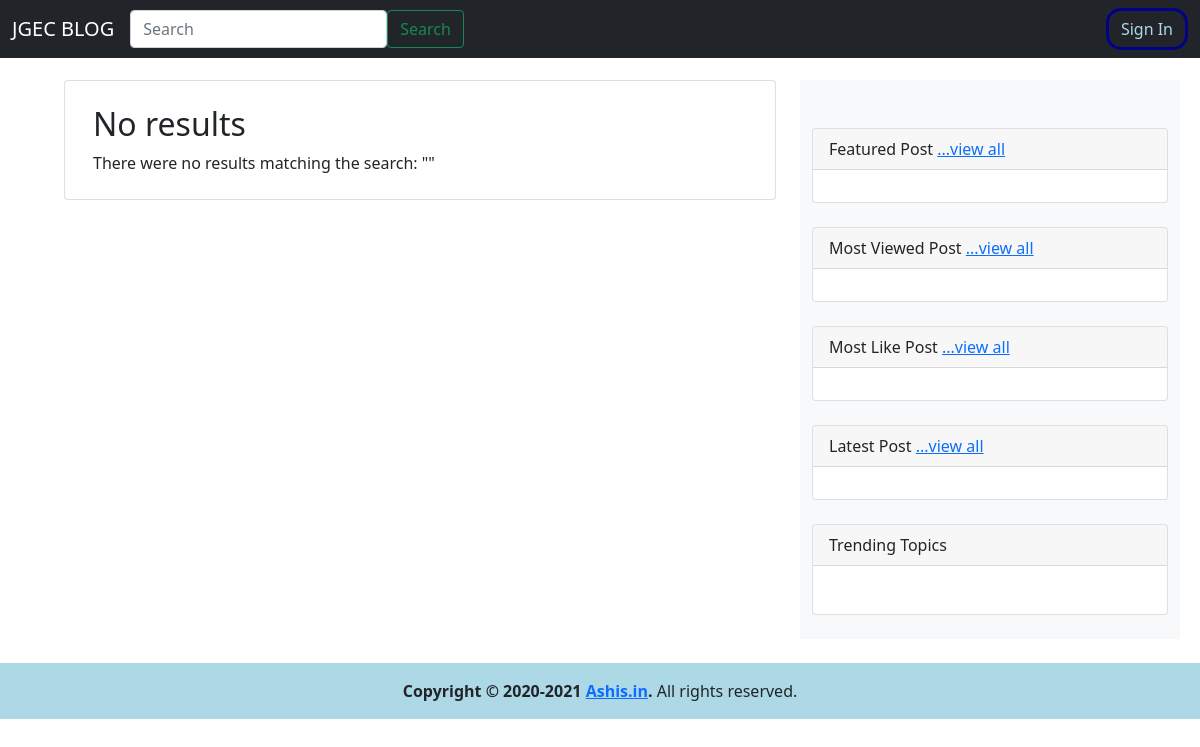
Before: / with the older database file.
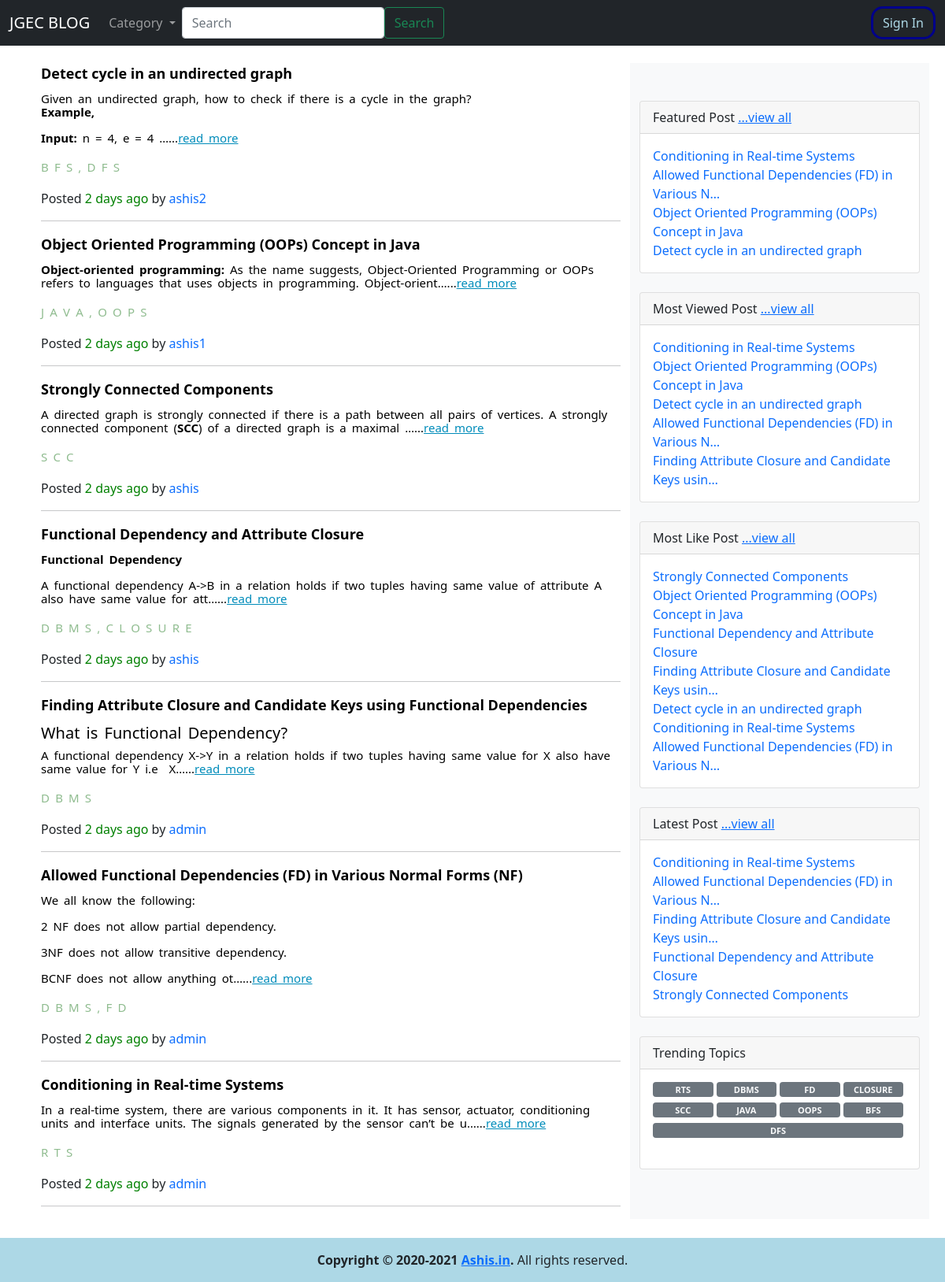
After: the same page with the newer database file.
### blog/models.py (models this page shows, shortened)
class Post(models.Model):
	title        = models.CharField(max_length=250)
	author       = models.ForeignKey(User,on_delete = models.CASCADE)
	body         = RichTextField(blank=True,null=True)
	post_date    = models.DateTimeField(auto_now_add = True)
	likes        = models.ManyToManyField(User,related_name = 'post_like')
	category     = ListCharField(base_field=models.CharField(max_length=10),size=6,max_length=(6 * 11),null=True)
	view_count   = models.IntegerField(default=0)
	dislikes     = models.ManyToManyField(User,related_name = 'post_dislike')
	featured     = models.BooleanField(default=False)
	updated_at   = models.DateTimeField(auto_now_add=True)
	@property
	def total_likes(self):
		return self.likes.count() - self.dislikes.count()
	@property
	def whenpublished(self):
		now = timezone.now()
		if self.post_date is not None:
			diff = now - self.post_date
			if diff.days == 0 and 0 <= diff.seconds < 60:
				seconds = diff.seconds
				if seconds == 1:
					return str(seconds) + "second ago"
				else:
					return str(seconds) + " seconds ago"
			if diff.days == 0 and 60 <= diff.seconds < 3600:
				minutes = math.floor(diff.seconds / 60)
				if minutes == 1:
					return str(minutes) + " minute ago"
				else:
					return str(minutes) + " minutes ago"
			if diff.days == 0 and 3600 <= diff.seconds < 86400:
				hours = math.floor(diff.seconds / 3600)
				if hours == 1:
					return str(hours) + " hour ago"
				else:
					return str(hours) + " hours ago"
			if 1 <= diff.days < 30:
				days = diff.days
				if days == 1:
					return str(days) + " day ago"
				else:
					return str(days) + " days ago"

class Category(models.Model):
	name = models.CharField(max_length=50)
	count = models.IntegerField(default=0)
	def __str__(self):
		return self.name

### user/models.py (models this page shows, shortened)
class User(AbstractBaseUser, PermissionsMixin):
    username = models.CharField(max_length=255, unique=True, db_index=True)
    first_name = models.CharField(max_length=255, default="")
    last_name = models.CharField(max_length=255, default="")
    email = models.EmailField(max_length=255, unique=True, db_index=True)
    is_verified = models.BooleanField(default=False)
    is_active = models.BooleanField(default=True)
    is_staff = models.BooleanField(default=False)
    user_type_data=((0,"Principal"),(1,"HOD"),(2,"Staff"),(3,"Student"))
    user_type=models.IntegerField(default=0,choices=user_type_data)
    USERNAME_FIELD = 'email'
    REQUIRED_FIELDS = ['username']
    objects = UserManager()
    def __str__(self):
        return self.username

### blog/views.py (the view)
# urls.py: path('', Homeview,name='home'),
def Homeview(request, *args, **kwargs):
	context = HomeviewUtill(request,Post.objects.all())
	request.session['login-from'] = 'home'
	return render(request, "home1.html", context)

### blog/views.py (called while the page is built)
def SearchView(blog_posts,query=None):
	queryset = []
	queries = query.split(" ")
	for q in queries:
		posts = Post.objects.filter(Q(title__icontains=q) | Q(body__icontains=q))
		for post in posts:
			queryset.append(post)
	res = []
	for post in queryset:
		if post in blog_posts:
			res.append(post)
	return 	res

def get_most_likes_post(order=1):
	blog_posts = []
	for post in Post.objects.all():
		blog_posts.append([post.total_likes,str(post.title),post])
	if order:
		blog_posts.sort(reverse=True)
	else:
		blog_posts.sort()
	most_like_post = [post[2] for post in blog_posts]
	return most_like_post

def get_top_post():
	context = {}
	cat_menu = Category.objects.all()
	context['cat_menu'] = cat_menu
	featured_posts = Post.objects.filter(featured=True)
	min_size = min(5,len(featured_posts))
	featured_posts = featured_posts[:min_size]
	context['featured_posts'] = featured_posts
	most_view_posts = Post.objects.order_by('-view_count')
	min_size = min(5,len(most_view_posts))
	most_view_posts = most_view_posts[:min_size]
	context['most_view_posts'] = most_view_posts
	latest_posts = Post.objects.order_by('post_date')
	min_size = min(5,len(latest_posts))
	latest_posts = latest_posts[:min_size]
	context['latest_posts'] = latest_posts
	context['most_like_posts'] = get_most_likes_post()
	trending_topic = Category.objects.order_by('-count')
	min_size = min(15,len(trending_topic))
	trending_topic = trending_topic[:min_size]
	context['trending_topic1'] = trending_topic
	return context

def HomeviewUtill(request,blog_posts):
	context = get_top_post()
	context['search'] = True
	for user in User.objects.all():
		print(user.username,user.user_type)
	print()
	query = ""
	if request.GET:
		query = request.GET.get('q', '')
		context['query'] = str(query)
	blog_posts = sorted(SearchView(blog_posts,query), key=attrgetter('post_date'), reverse=True)
	context['pagination_req'] = len(blog_posts) > BLOG_POSTS_PER_PAGE
	page = request.GET.get('page', 1)
	blog_posts_paginator = Paginator(blog_posts, BLOG_POSTS_PER_PAGE)
	try:
		blog_posts = blog_posts_paginator.page(page)
	except PageNotAnInteger:
		blog_posts = blog_posts_paginator.page(BLOG_POSTS_PER_PAGE)
	except EmptyPage:
		blog_posts = blog_posts_paginator.page(blog_posts_paginator.num_pages)
	context['blog_posts'] = blog_posts
	return context

### blog/templates/home1.html
{% extends 'bash.html' %}
{% block content %}
{% if blog_posts %}
	{% include 'blog_post_snippet.html' with blog_posts=blog_posts %}
{% else %}
	{% include 'blog_post_snippet.html' with query=query %}
{% endif %}
{% endblock %}

### blog/templates/bash.html (shortened to what this page needs)
{%load static %}
<!doctype html>
<html lang="en">
  <head>
    <link href="https://cdn.jsdelivr.net/npm/bootstrap@5.0.2/dist/css/bootstrap.min.css" rel="stylesheet">
    <link rel="stylesheet" href="https://use.typekit.net/vja0nps.css" />
    <link rel="stylesheet" type="text/css" href="{% static "style.css" %}">
  </head>
  <body>
    <nav class="navbar fixed-top navbar-expand-lg navbar-dark bg-dark">
      <div class="container-fluid">
        <a class="navbar-brand" href="{% url 'home' %}">JGEC BLOG</a>
        <div class="collapse navbar-collapse" id="navbarText">
          <ul class="navbar-nav me-auto mb-2 mb-lg-0">
            {% if cat_menu %}
              <li class="nav-item dropdown" style="list-style-type: none;">
                <a class="nav-link dropdown-toggle" href="#" id="navbarDropdown" role="button" data-toggle="dropdown" aria-haspopup="true" aria-expanded="false">
                  Category
                </a>
              </li>
            {% endif %}
            <form class="d-flex">
              <input name="q" id="id_q" class="form-control mr-sm-2" type="search" placeholder="Search" aria-label="Search">
             <button  class="btn btn-outline-success my-2 my-sm-0" type="submit">Search</button>
            </form>
          </ul>
          {% if user.is_authenticated %}
            <li class="nav-item dropdown navbarText" style="list-style-type:none;">
              <a class="nav-link dropdown-toggle" href="#" id="navbarDropdown" role="button" data-toggle="dropdown" aria-haspopup="true" aria-expanded="false">
                {{user.username}}
              </a>
              <div  class="dropdown-menu" aria-labelledby="navbarDropdown">
                {% if user.user_type == 0 %}
                  <a class="dropdown-item" href="{% url 'principal_home' %}">Profile</a>
                {% elif user.user_type == 1 %}
                  <a class="dropdown-item" href="{% url 'hod_home'%}">Profile</a>
                {% elif user.user_type == 2 %}
                  <a class="dropdown-item" href="{% url 'staff_home'%}">Profile</a>
                {% else %}
                  <a class="dropdown-item" href="{% url 'student_home'%}">Profile</a>
                {% endif %}
                <a class="dropdown-item" href="{% url 'logout_user'%}">Logout</a>
              </div>
            </li>
          {% else %}
            <form class="navbarText" action="{% url 'show_login' %}">
                <button style="color: lightblue;background-color: transparent; border: solid darkblue; border-radius:15px;" class="btn btn-outline-success my-2 my-sm-0" type="submit">Sign In</button>
            </form>
          {% endif %}
        </div>
      </div>
    </nav>
    <div style="margin-top: 80px; margin-left: 20px;">
    {% block content %}
    {% endblock %}
    </div>
 <div class="footer mt-4 py-3 w-auto text-center" style="background-color: lightblue;">
       <strong>Copyright &copy; 2020-2021 <a href="{% url 'home' %}">Ashis.in</a>.</strong>
    All rights reserved.
</body>
</html>

### blog/templates/blog_post_snippet.html (shortened to what this page needs)
<div class="container mt-5">
  <div class="row">
    <div class="col-lg-8">
		{% if blog_posts %}
			{% for post in blog_posts %}
				<div>
					<a class = "post-title" href="{% url 'article' post.pk %}">
						{{post.title|safe|truncatechars:100}}
					</a>
					<div class="post-text">{{post.body|safe|truncatechars:180}}...<a href = "{% url 'article' post.pk %}" class="read-more">read more</a></div>
					<p class= "category-link">
						{% for cat in post.category %}<a href="{% url 'category' cat %}"> {{cat}}</a> {% endfor %}
					</p>
					<p>Posted  <span class="publish-date">{{ post.whenpublished }}</span> by <a href="{% url 'user_profile' post.author %}" style="text-decoration:none;">{{post.author}}</a></p>
				</div>
				<hr/>
			{% endfor %}
		{% else %}
		<div class="container">
			<div class="row">
				<div class="card m-auto">
					<div class="card-body mt-2 mb-2">
						<h2 class="card-title">No results</h2>
						<p class="card-text">There were no results matching the search: "{{query}}"</p>
					</div>
				</div>
			</div>
		</div>
		{% endif %}
  </div>
	<div class="col-lg-4 ftco-animate bg-light pt-5 fadeInUp ftco-animated">
      <div class="card mb-4">
          <div class="card-header">
            Featured Post
            <a href="{% url 'featured_articles' %}">...view all</a>
          </div>
          <div class="card-body">
              <div class="row">
                    {% for post in featured_posts %}
                      <a href="{% url 'article' post.id %}" style="text-decoration:none;">{{post.title|safe|truncatechars:50}}</a>
                    {% endfor %}
              </div>
          </div>
      </div>
      <div class="card mb-4">
          <div class="card-header">
            Most Viewed Post
            <a href="{% url 'most_viewed_articles' %}">...view all</a>
          </div>
          <div class="card-body">
              <div class="row">
                    {% for post in most_view_posts %}
                      <a href="{% url 'article' post.id %}" style="text-decoration:none;">{{post.title|safe|truncatechars:50}}</a>
                    {% endfor %}
              </div>
          </div>
      </div>
      <div class="card mb-4">
          <div class="card-header">Most Like Post
            <a href="{% url 'most_like_articles' %}">...view all</a>
          </div>
          <div class="card-body">
              <div class="row">
                    {% for post in most_like_posts %}
                      <a href="{% url 'article' post.id %}" style="text-decoration:none;">{{post.title|safe|truncatechars:50}}</a>
                    {% endfor %}
              </div>
          </div>
      </div>
      <div class="card mb-4">
          <div class="card-header">
            Latest Post
            <a href="{% url 'latest_articles' %}">...view all</a>
          </div>
          <div class="card-body">
              <div class="row">
                    {% for post in latest_posts %}
                      <a href="{% url 'article' post.id %}" style="text-decoration:none;">{{post.title|safe|truncatechars:50}}</a>
                    {% endfor %}
              </div>
          </div>
      </div>
      <div class="card mb-4">
          <div class="card-header">
                Trending Topics
          </div>
          <div class="card-body">
              <div class="row">
                <div class="col">
                    <ul class="tagcloud">
                      {% for cat in trending_topic1 %}
                       <a class="tag-cloud-link badge bg-secondary text-decoration-none link-light" href="{% url 'category' cat %}">{{cat.name}}</a>
                      {% endfor %}
                    </ul>
                </div>
          </div>
      </div>
    </div>
  </div>
</div>
</div>

### static/style.css (style rules this page uses)
* { padding: 0px; margin: 0px; box-sizing: border-box; }
.post-title { text-decoration: none; color: black; font-weight: 700; font-size: 18px; }
.publish-date { color: green; }
.post-text { margin-top: 10px; font-size: 15px; color: black; font-weight:400 ; word-spacing: 3px; line-height: 17px; color: black; }
.read-more { color: #008CBA; }
.category-link a { color: darkseagreen; text-decoration: none; font-weight: 500; font-size: 15px; margin-right: 3px; }
ul { display: flex; flex-direction: row; justify-content: flex-start; list-style: none; padding: 0; white-space: nowrap; }
.tagcloud { padding: 0; display: flex; flex-wrap: wrap; }
.tagcloud a { text-transform: uppercase; flex-grow: 1; flex-shrink: 1; flex-basis: 10ch; padding: 4px 10px; margin-bottom: 7px; margin-right: 4px; font-size: 11px; }

Changed rows visible on the page:
added Post: title "Detect cycle in an undirected graph", body "Given an undirected graph, how to check if there is a cycle in the graph? Example, Input: n = 4, e = 4 …", category "B" "F" "S" "," "D" "F" "S", whenpublished "2 days ago", author "ashis2"
added Post: title "Object Oriented Programming (OOPs) Concept in Java", body "Object-oriented programming: As the name suggests, Object-Oriented Programming or OOPs refers to languages that uses objects in programming. Object-orient…", category "J" "A" "V" "A" "," "O" "O" "P" "S", whenpublished "2 days ago", author "ashis1"
added Post: title "Strongly Connected Components", body "A directed graph is strongly connected if there is a path between all pairs of vertices. A strongly connected component ( SCC ) of a directed graph is a maximal …", category "S" "C" "C", whenpublished "2 days ago", author "ashis"
added Post: title "Functional Dependency and Attribute Closure", body "Functional Dependency A functional dependency A->B in a relation holds if two tuples having same value of attribute A also have same value for att…", category "D" "B" "M" "S" "," "C" "L" "O" "S" "U" "R" "E", whenpublished "2 days ago", author "ashis"
added Post: title "Finding Attribute Closure and Candidate Keys using Functional Dependencies", body "What is Functional Dependency? A functional dependency X->Y in a relation holds if two tuples having same value for X also have same value for Y i.e X…", category "D" "B" "M" "S", whenpublished "2 days ago", author "admin", title "Finding Attribute Closure and Candidate Keys usin…"
added Post: title "Allowed Functional Dependencies (FD) in Various Normal Forms (NF)", body "We all know the following: 2 NF does not allow partial dependency. 3NF does not allow transitive dependency. BCNF does not allow anything ot…", category "D" "B" "M" "S" "," "F" "D", whenpublished "2 days ago", author "admin", title "Allowed Functional Dependencies (FD) in Various N…"
added Post: title "Conditioning in Real-time Systems", body "In a real-time system, there are various components in it. It has sensor, actuator, conditioning units and interface units. The signals generated by the sensor can’t be u…", category "R" "T" "S", whenpublished "2 days ago", author "admin"
added Category: name "RTS"
added Category: name "DBMS"
added Category: name "FD"
added Category: name "CLOSURE"
added Category: name "SCC"
added Category: name "JAVA"
added Category: name "OOPS"
added Category: name "BFS"
added Category: name "DFS"
Other visible differences:
text no longer shown: "No results There were no results matching the search: \" \""
text now shown: "Category"
